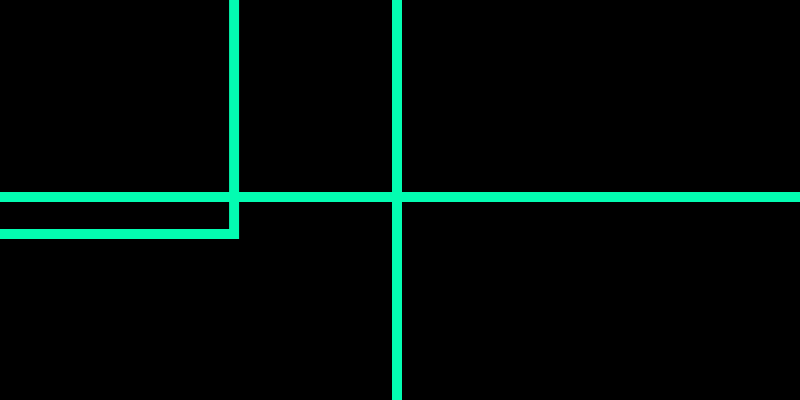
Frame 1 (no input)
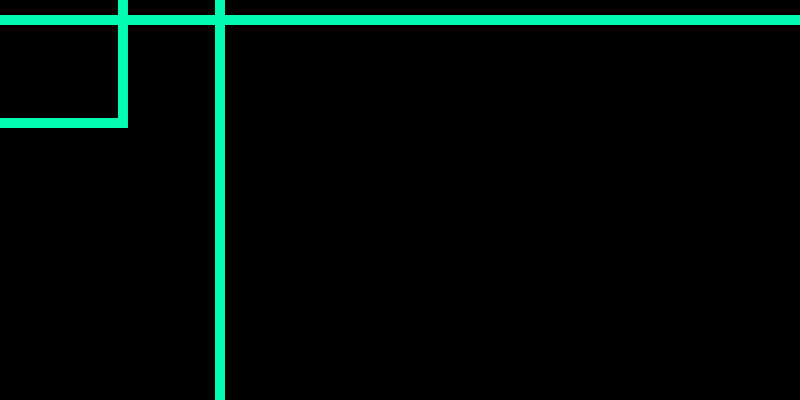
Frame 60 (no input)
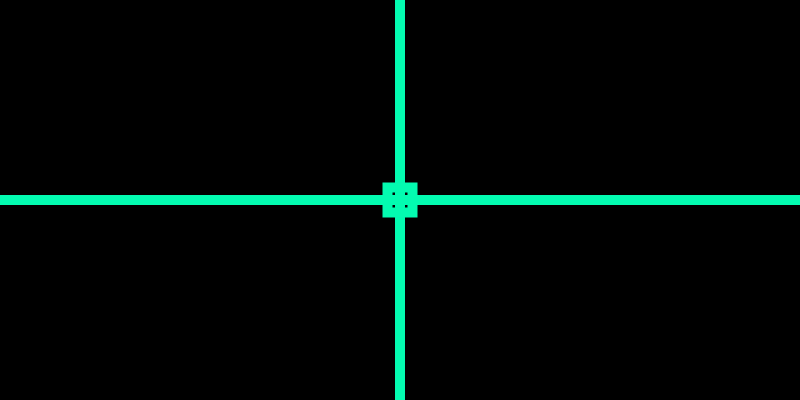
Frame 120 (the mouse pressed at the canvas centre since frame 60)

The p5.js sketch that drew these frames (run headless with seeded random() and noise() and a simulated clock; from frame 60 on, the mouse is pressed at the canvas centre):

// p5.js sketch
// ── sketch.js
var x;
var y;

function setup() {
    createCanvas(800, 400);
    x = width / 2
    y = height / 2;
    rectMode(CENTER);
}

function draw() {
    if (mouseX > x) {
        x += 3;
    }
    if (mouseX < x) {
        x -= 3;
    }
    if (mouseY > y) {
        y += 3;
    }
    if (mouseY < y) {
        y -= 3;
    }
  
    let d = dist(mouseX, mouseY, x, y);
    
    background(0)
    stroke(3, 252, 177);
    strokeWeight(10);
    line(x, 0, x, height);
    line(0, y, width, y);
    noFill();
    rect(mouseX, mouseY, d + 25, d + 25);
}
